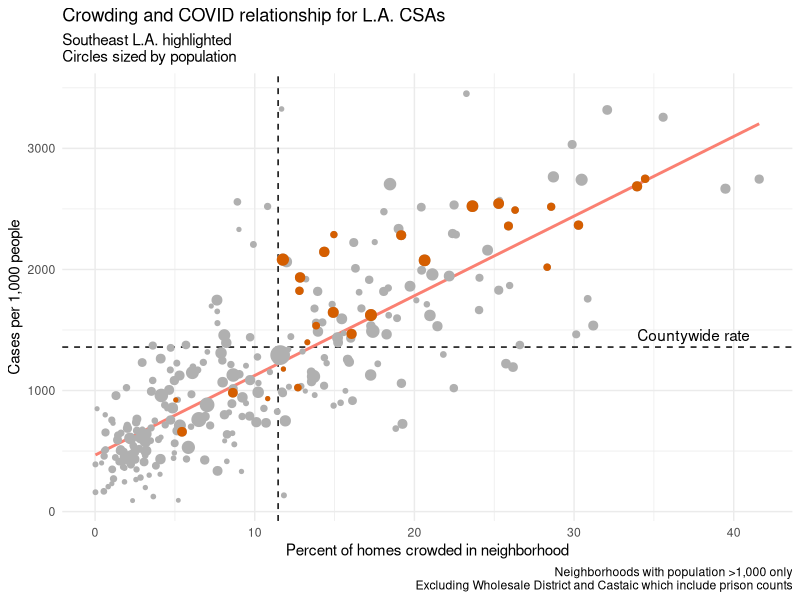
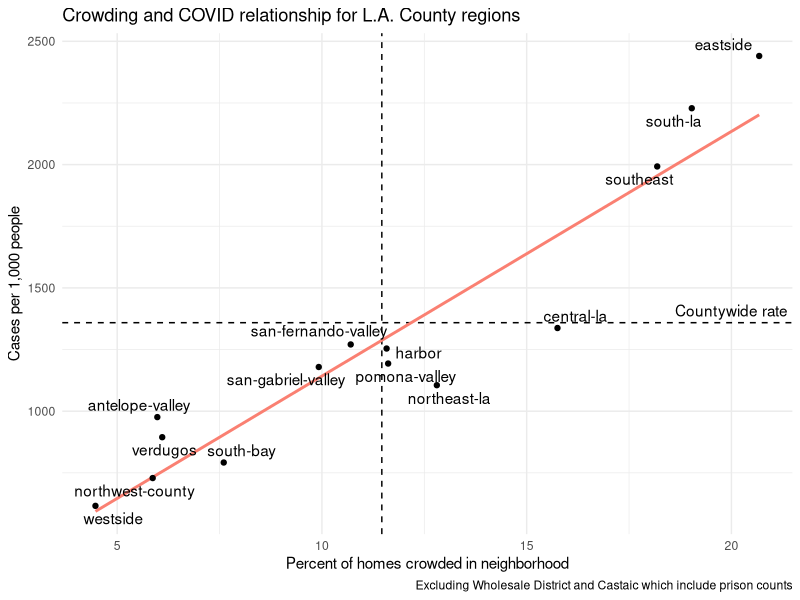
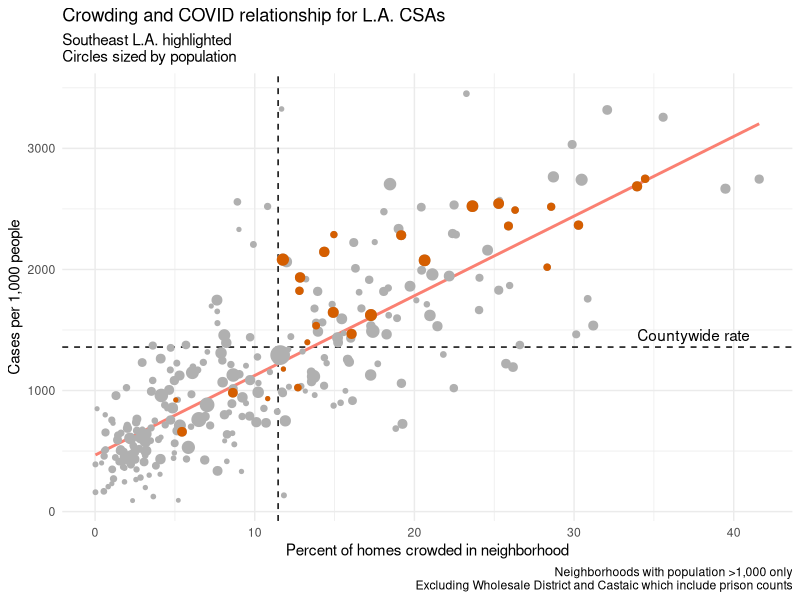
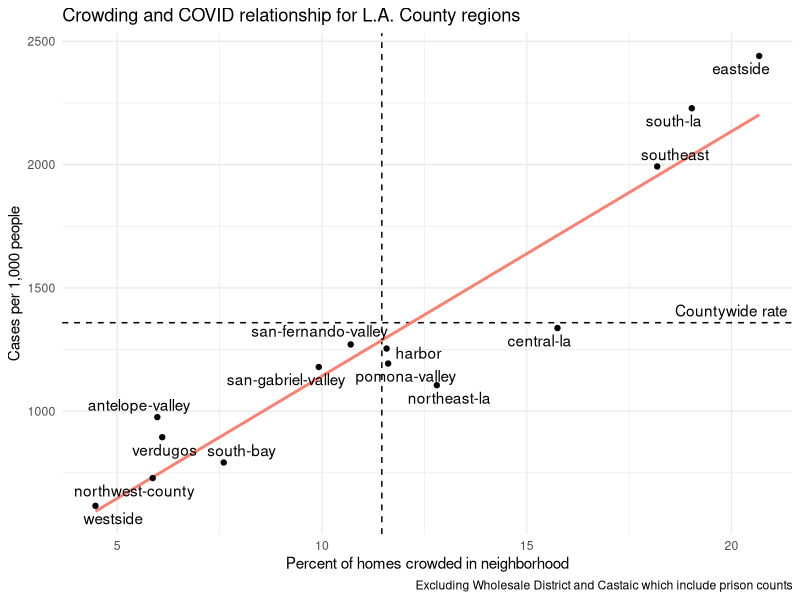

Here is the R script that generated these plots, in order:
library(tidyverse)
library(ggrepel)

save.plot = function (ggobj, filename) {
  ggsave(filename, plot = ggobj, width = 12, height = 8)
}

csa.latest = read_csv('processed/csa-latest.csv')

csa.latest

crowding = read_csv('gis-census/csa-crowded.csv')

crowding

countywide.case.rate = csa.latest %>% 
  summarise(cases = sum(cases), population = sum(population)) %>% 
  mutate(rate.cases = cases / population * 100000) %>% 
  pull(rate.cases)

csa.crowding.data = csa.latest %>% 
  left_join(crowding %>% rename(csa.hood.name = hood.name)) %>% 
  mutate(pct.crowded = pct.crowded * 100)

countywide.crowding.rate = csa.crowding.data %>% 
  summarise(crowded = sum(crowded), total = sum(total)) %>% 
  mutate(pct.crowded = crowded / total * 100) %>% 
  pull(pct.crowded)

crowding.model = lm(
  rate.cases ~ pct.crowded,
  data = csa.crowding.data %>% filter(is.finite(rate.cases))
)

summary(crowding.model)

plot.crowding.csa = csa.crowding.data %>%
  filter(population > 1000) %>%
  filter(!csa.hood.name %in% c('Castaic', 'Wholesale District')) %>% 
  ggplot(aes(pct.crowded, rate.cases, size = population)) +
  geom_hline(yintercept = countywide.case.rate, linetype = 2) +
  geom_vline(xintercept = countywide.crowding.rate, linetype = 2) +
  annotate('text', x = 37.5, y = countywide.case.rate + 100, label = 'Countywide rate') +
  geom_smooth(method = 'lm', se = FALSE, color = 'salmon') +
  geom_point(color = '#B0B0B0') +
  geom_point(
    data = . %>% 
      filter(mapla.region.slug == 'southeast'),
    color = '#D55E00'
  ) +
  theme_minimal() +
  theme(legend.position = 'none') +
  labs(
    title = 'Crowding and COVID relationship for L.A. CSAs',
    subtitle = 'Southeast L.A. highlighted\nCircles sized by population',
    x = 'Percent of homes crowded in neighborhood',
    y = 'Cases per 1,000 people',
    caption = 'Neighborhoods with population >1,000 only\nExcluding Wholesale District and Castaic which include prison counts'
  )

plot.crowding.csa

plot.crowding.csa %>% save.plot('plots/csa-crowding.png')

region.crowding.data = csa.crowding.data %>% 
  filter(!csa.hood.name %in% c('Castaic', 'Wholesale District')) %>% 
  group_by(mapla.region.slug) %>% 
  summarise(
    cases = sum(cases),
    population = sum(population),
    rate.cases = cases / population * 100000,
    total = sum(total),
    crowded = sum(crowded),
    pct.crowded = crowded / total * 100
  ) %>% 
  filter(!mapla.region.slug %in% c('angeles-forest', 'santa-monica-mountains')) %>% 
  drop_na(mapla.region.slug)

region.crowding.data

plot.crowding.region = region.crowding.data %>%
  ggplot(aes(pct.crowded, rate.cases)) +
  geom_hline(yintercept = countywide.case.rate, linetype = 2) +
  geom_vline(xintercept = countywide.crowding.rate, linetype = 2) +
  annotate('text', x = 20, y = countywide.case.rate + 50, label = 'Countywide rate') +
  geom_smooth(method = 'lm', se = FALSE, color = 'salmon') +
  geom_point() +
  geom_text_repel(aes(label = mapla.region.slug)) +
  # geom_point(color = '#B0B0B0') +
  # geom_point(
  #   data = . %>% 
  #     filter(mapla.region.slug == 'southeast'),
  #   color = '#D55E00'
  # ) +
  theme_minimal() +
  theme(legend.position = 'none') +
  labs(
    title = 'Crowding and COVID relationship for L.A. County regions',
    # subtitle = 'Southeast L.A. highlighted\nCircles sized by population',
    x = 'Percent of homes crowded in neighborhood',
    y = 'Cases per 1,000 people',
    caption = 'Excluding Wholesale District and Castaic which include prison counts'
  )

plot.crowding.region

plot.crowding.region %>% save.plot('plots/region-crowding.png')
